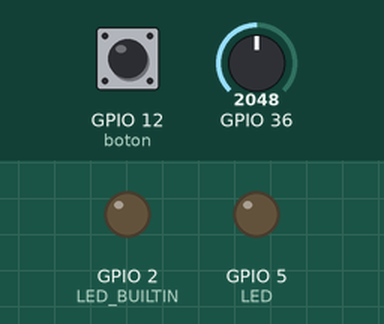
Simulated run of this sketch. Board: ESP32. Shown: output pins drawn as LEDs (lit = HIGH). Dashed ring = blinking. The inputs (shaded band) are chosen by the test bench; at power-on: GPIO 12 (boton) HIGH, GPIO 36 = 2048. WiFi joins after 1.5 s; servers stay silent unless stated; uploads are accepted with an empty reply; what the sketch prints to the serial monitor is not drawn.

Above: at 2.8 s.
2.9 s: GPIO 12 (boton) pulled LOW for 1 s
At 3.35 s:
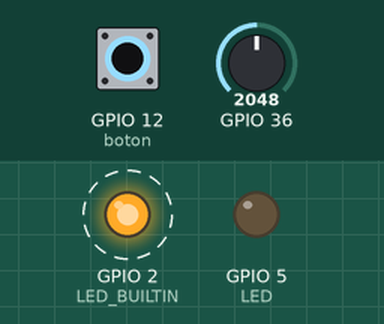
5.6 s: GPIO 12 (boton) pulled LOW for 0.15 s
At 7.3 s:
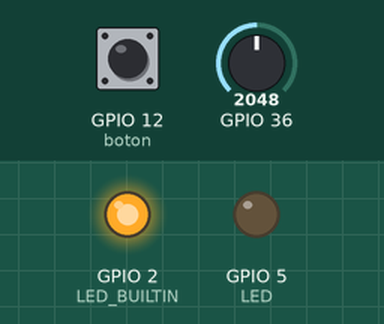
7.7 s: GPIO 36 set to 130
9.3 s: GPIO 36 set to 110
12.3 s: GPIO 36 set to 491
13.8 s: GPIO 12 (boton) driven LOW
At 15.6 s:
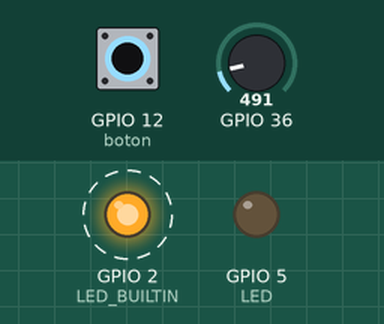
Timing chart, 0 to 17.8 s (numbered marks = the images above; inputs shaded):
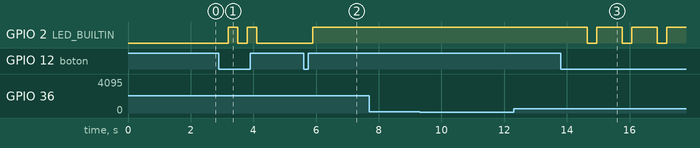

Measured:
- after the input at 2.9 s, GPIO 2 (LED_BUILTIN): alternates HIGH for 0.30 s and LOW for 0.30 s, 4 changes in all, then stays LOW, starting after 0.30 s
- after the input at 5.6 s, GPIO 2 (LED_BUILTIN): LOW → HIGH after 0.30 s
- after the input at 7.7 s, every drawn part: stays the same
- after the input at 12.3 s, every drawn part: stays the same
- after the input at 13.8 s, GPIO 2 (LED_BUILTIN): alternates HIGH for 0.81 s and LOW for 0.30 s, starting after 0.85 s

The sketch:

MONIRASPYARDU.ino
```cpp
#include <WiFi.h>
#include <HTTPClient.h>
#include <Arduino_JSON.h>

#define LED 5 //led regulado por el potenciometro (este led varia su intensidad segun el valor de corriente leido)
#define boton 12 // boton  para  re-iniciar el proceso
#define DAC1 25 //led que varia su intensidad - pin similar a un pwm en arduino
#define LED_BUILTIN 2 // Define the built-in LED pin (usually GPIO 2)


int contador=0;

const int freq = 500;
const int canal_led = 0;
const int resolucion = 12; //estos tres valores se utilizan para simular la disminucion o aumento del brillo (corriente) que estara sensando el circuito
int lectura = 1;//valor de lectura del boton
int a = 0;//estado del boton(lectura a su estado anterior)
void lectura_analogica(); //llamado a funcion lectura para configurarla en el proceso de setup del micro-controlador
void enviar_recibir(int valorv); //llamado a funcion lectura para configurarla en el proceso de setup del micro-controlador

//URL PARA NUESTRO IDE
//https://raw.githubusercontent.com/espressif/arduino-esp32/gh-pages/package_esp32_index.json
//MODELO ESP32 30 PINES
//ESP32 GPIOs 30


//http://192.168.1.150/appweb/

//Your Domain name with URL path or IP address with path
String serverName = "http://192.168.1.150/appweb/lectura/04agregar.php";
const char* serverName2 = "http://192.168.1.150/appweb/lectura/02datav2.php?id=140&tabla=producto";

// the following variables are unsigned longs because the time, measured in
// milliseconds, will quickly become a bigger number than can be stored in an int.
unsigned long lastTime = 0;
// Timer set to 10 minutes (600000)
//unsigned long timerDelay = 600000;
// Set timer to 5 seconds (5000)
unsigned long timerDelay = 5000;

String sensorReadings;
String sensorReadingsArr[3];


//const char* ssid = "CATUSES47";    // NOMBRE DE TU RED WIFI
//const char* password = "47474747";  // WIFI

const char* ssid = "CLARO1_377328";    // NOMBRE DE TU RED WIFI
const char* password = "1XG6YFIJ7R";  // WIFI

void setup() {

  Serial.begin(9600); // TENER EN CUENTA ESTE VALOR PARA ABRIR EL MONITOR SERIE DEL IDE DE ARDUINO PARA VER LAS RESPUESTAS POR CONSOLA.

  WiFi.begin(ssid, password);
  Serial.println("Connecting");
  while(WiFi.status() != WL_CONNECTED) {
    delay(500);
    Serial.print(".");
  }
  Serial.println("");
  Serial.print("Connected to WiFi network with IP Address: ");
  Serial.println(WiFi.localIP());
  Serial.println("Timer set to 5 seconds (timerDelay variable), it will take 5 seconds before publishing the first reading.");


  pinMode(LED,OUTPUT);//configurando el pin conectado al led indicador (intensidad) como salida
  pinMode(boton,INPUT_PULLUP);//configurando el pin vinculado al boton como punto de entrada
  pinMode(LED_BUILTIN, OUTPUT);// led que indica si el sistema esta bloqueado y amerita reseto manual
  //ledcSetup(canal_led, freq, resolucion);//configurando el valor que se enviara a la salidad(intensidad)
  //ledcAttachPin(LED, canal_led);//seteando la salida en el pin (intensidad, corriente , brillo)
}

void loop() {
  lectura=digitalRead(boton);
    if(lectura==LOW)
      {
        a=!a;
        delay(300);
      }

   if(a==1)
     {
        digitalWrite(LED_BUILTIN, HIGH);
        lectura_analogica();
     }

   else
    {
       digitalWrite(LED_BUILTIN, LOW);
    }


}


void lectura_analogica(){

ledcWrite(canal_led, analogRead(A0));

//-----------------------------------------------
//probar si esto es un fadin y sino es necesario
//  int x = 1;
//  for (int i = 0; i > -1; i = i + x) {
//    dacWrite(DAC1, i);
//    if (i == 254) {
//      x = -1;
//    }
//    delay(0.01);
//  }
  //probar si esto es un fadin y sino es necesario
  //----------------------------------------------

  Serial.print("Digital in: ");
  Serial.print(digitalRead(boton));
  Serial.print(" Analog in: ");
  Serial.print(analogRead(A0));
  Serial.print(" PWM out: ");
  Serial.println(analogRead(A0));

             enviar_recibir(analogRead(A0));


    if(analogRead(A0)<120)
     {
      a==0;
        digitalWrite(LED_BUILTIN, LOW);
     }

   else
    {
      contador++;
            if(contador == 0)
           {
           enviar_recibir(analogRead(A0));
            contador=0;
           }

         else
          {
            //no enviar dato
          }
    }

   delay(0.01);

  }


  void enviar_recibir(int valorv) {
  //Send an HTTP POST request every 10 minutes
  if ((millis() - lastTime) > timerDelay) {
    //Check WiFi connection status
    if(WiFi.status()== WL_CONNECTED){

      HTTPClient http;
      String serverPath = serverName + "?add=0&tabla=producto&descripcion=pruebadesdeurl&costo1="+valorv+"&costo2="+valorv+"";
      Serial.print("request: ");
        Serial.println(serverPath);
      // Your Domain name with URL path or IP address with path
      http.begin(serverPath.c_str());
      // Send HTTP GET request
      int httpResponseCode = http.GET();

      if (httpResponseCode>0) {
        Serial.print("HTTP Response code: ");
        Serial.println(httpResponseCode);
        String payload = http.getString();
        Serial.println(payload);


      sensorReadings = httpGETRequest(serverName2);
      Serial.println(sensorReadings);
      JSONVar myObject = JSON.parse(sensorReadings);

      // JSON.typeof(jsonVar) can be used to get the type of the var
      if (JSON.typeof(myObject) == "undefined") {
        Serial.println("Parsing input failed!");
        return;
      }

      Serial.print("JSON object = ");
      Serial.println(myObject);

      // myObject.keys() can be used to get an array of all the keys in the object
      JSONVar keys = myObject.keys();

      for (int i = 0; i < keys.length(); i++) {
        JSONVar value = myObject[keys[i]];
        Serial.print(keys[i]);
        Serial.print(" = ");
        Serial.println(value);
        //sensorReadingsArr[i] = value;
        // Convert JSONVar to String before assigning it
    sensorReadingsArr[i] = JSON.stringify(value);

    }

 Serial.print("1 = ");
      Serial.println(sensorReadingsArr[0]);
      Serial.print("2 = ");
      Serial.println(sensorReadingsArr[1]);
      Serial.print("3 = ");
      Serial.println(sensorReadingsArr[2]);


      }
      else {
        Serial.print("Error code: ");
        Serial.println(httpResponseCode);
      }
      // Free resources
      http.end();
    }
    else {
      Serial.println("WiFi Disconnected");
    }
    lastTime = millis();
  }

}


String httpGETRequest(const char* serverName2) {
  WiFiClient client;
  HTTPClient http;

  // Your Domain name with URL path or IP address with path
  http.begin(client, serverName2);

  // Send HTTP POST request
  int httpResponseCode = http.GET();

  String payload = "{}";

  if (httpResponseCode>0) {
    Serial.print("HTTP Response code: ");
    Serial.println(httpResponseCode);
    payload = http.getString();
  }
  else {
    Serial.print("Error code: ");
    Serial.println(httpResponseCode);
  }
  // Free resources
  http.end();

  return payload;
  }
```
